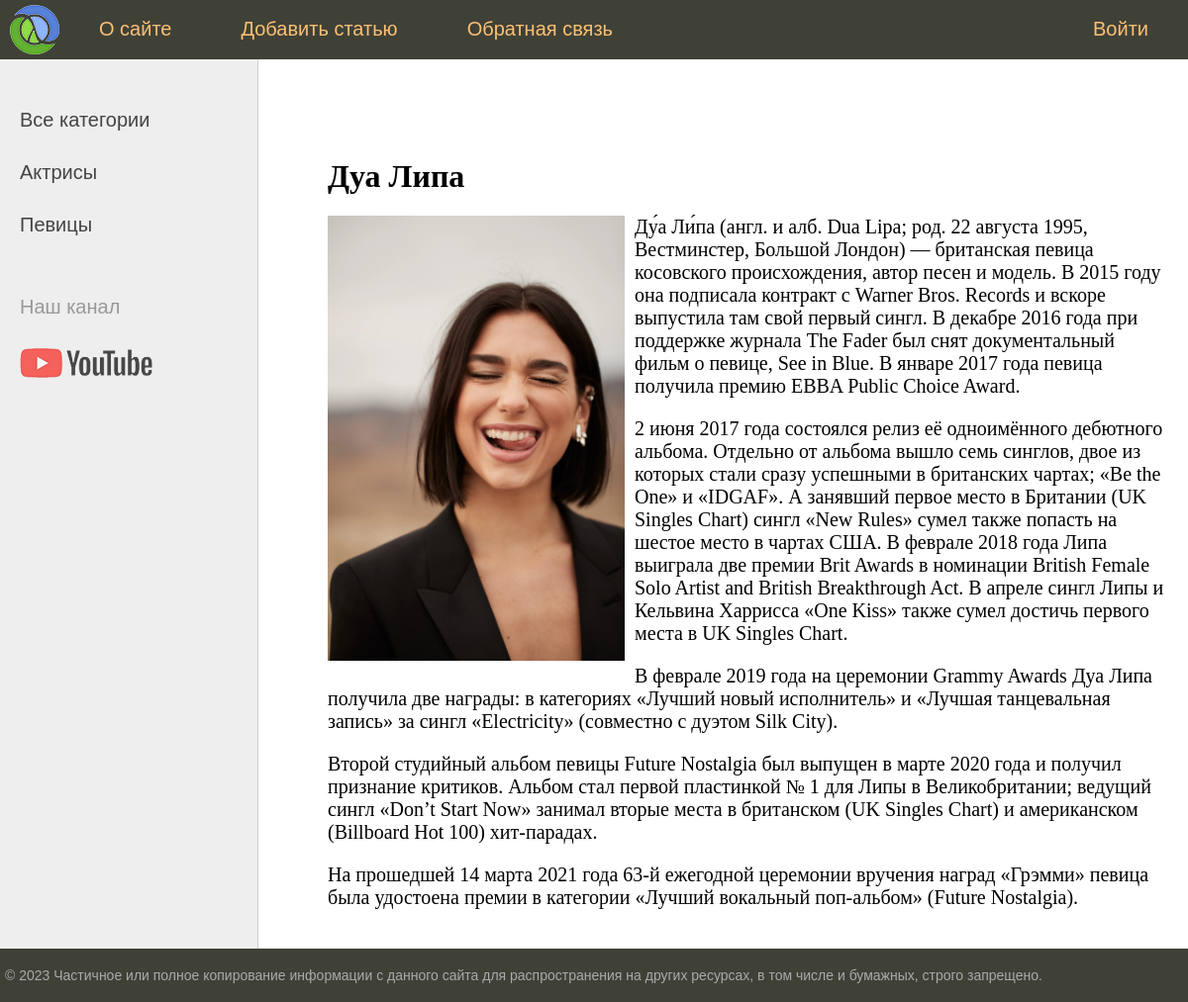
/post/dua-lipa/, run on the app's committed database.
### women/models.py (models this page shows, shortened)
class Category(models.Model):
    name = models.CharField(max_length=100, db_index=True, verbose_name='Категория')
    slug = models.SlugField(max_length=255, unique=True, db_index=True, verbose_name="URL")
    def get_absolute_url(self):
        return reverse('category', kwargs={'cat_slug': self.slug})
    class Meta:
        verbose_name = 'Категории'
        verbose_name_plural = 'Категории'
        ordering = ['id']

class Women(models.Model):
    title = models.CharField(max_length=255, verbose_name='Заголовок')
    slug = models.SlugField(max_length=255, unique=True, db_index=True, verbose_name="URL")
    content = models.TextField(blank=True, verbose_name='Текст статьи')
    photo = models.ImageField(upload_to="photos/%Y/%m/%d/", verbose_name='Фото')
    time_create = models.DateTimeField(auto_now_add=True, verbose_name='Время создания')
    time_update = models.DateTimeField(auto_now=True, verbose_name='Время изменения')
    is_published = models.BooleanField(default=True, verbose_name='Публикация')
    cat = models.ForeignKey('Category', on_delete=models.PROTECT, verbose_name='Категория')
    class Meta:
        verbose_name = 'Известные женщины'
        verbose_name_plural = 'Известные женщины'
        ordering = ['-time_create', 'title']

### women/views.py (the view)
# urls.py: path('post/<slug:post_slug>/', show_post, name='post'),
def show_post(request, post_slug):
    post = get_object_or_404(Women, slug=post_slug)
    context = {
        'post': post,
        'menu': menu,
        'title': post.title,
        'cat_selected': post.cat.slug,
    }
    return render(request, 'women/post.html', context=context)

### women/templatetags/women_tags.py (called while the page is built)
@register.inclusion_tag('women/list_categories.html')
def show_categories(sort=None, cat_selected=0):
    if not sort:
        cats = Category.objects.all()
    else:
        cats = Category.objects.order_by(sort)
    return {"cats": cats, "cat_selected": cat_selected}

### women/templates/women/post.html
{% extends 'women/base.html' %}
{% block content %}
<h1>{{post.title}}</h1>
{% if post.photo %}
<p><img class="img-article-left" src="{{post.photo.url}}"></p>
{% endif %}
{{post.content|linebreaks}}
{% endblock %}

### women/templates/women/list_categories.html
{% for c in cats %}
	{% if c.pk == cat_selected %}
		<li class="selected">{{c.name}}</li>
	{% else %}
		<li><a href="{{ c.get_absolute_url }}">{{c.name}}</a></li>
	{% endif %}
{% endfor %}

### women/static/women/css/styles.css (style rules this page uses)
html, body { font-family: 'Arial'; margin: 0; padding: 0; height: 100%; width: 100%; color: #444; }
a { color: #0059b2; text-decoration: none; }
img { max-width: 600px; height: auto; }
img.img-article-left { max-width: 300px; height: auto; float: left; padding: 0 10px 10px 0; }
.left-chapters ul li { margin: 30px 0 0 0; color: #999; }
.left-chapters ul li a { color: #444; text-decoration: none; }
.content-text h1 { font-size: 32px; }

### data on the page
Category: name "Актрисы"
Category: name "Певицы"
Women: title "Дуа Липа", photo (picture), content "Ду́а Ли́па (англ. и алб. Dua Lipa; род. 22 августа 1995, Вестминстер, Большой Лондон) — британская певица косовского происхождения, автор песен и модель. В 2015 году она подписала контракт с Warner Bros. Records и вскоре выпустила там свой первый сингл. В декабре 2016 года при поддержке журнала The Fader был снят документальный фильм о певице, See in Blue. В январе 2017 года певица получила премию EBBA Public Choice Award. 2 июня 2017 года состоялся релиз её одноимённого дебютного альбома. Отдельно от альбома вышло семь синглов, двое из которых стали сразу успешными в британских чартах; «Be the One» и «IDGAF». А занявший первое место в Британии (UK Singles Chart) сингл «New Rules» сумел…"

### other printed values
{{ m.title }} "О сайте" "Добавить статью" "Обратная связь"
{{ m.title }} "Войти"
